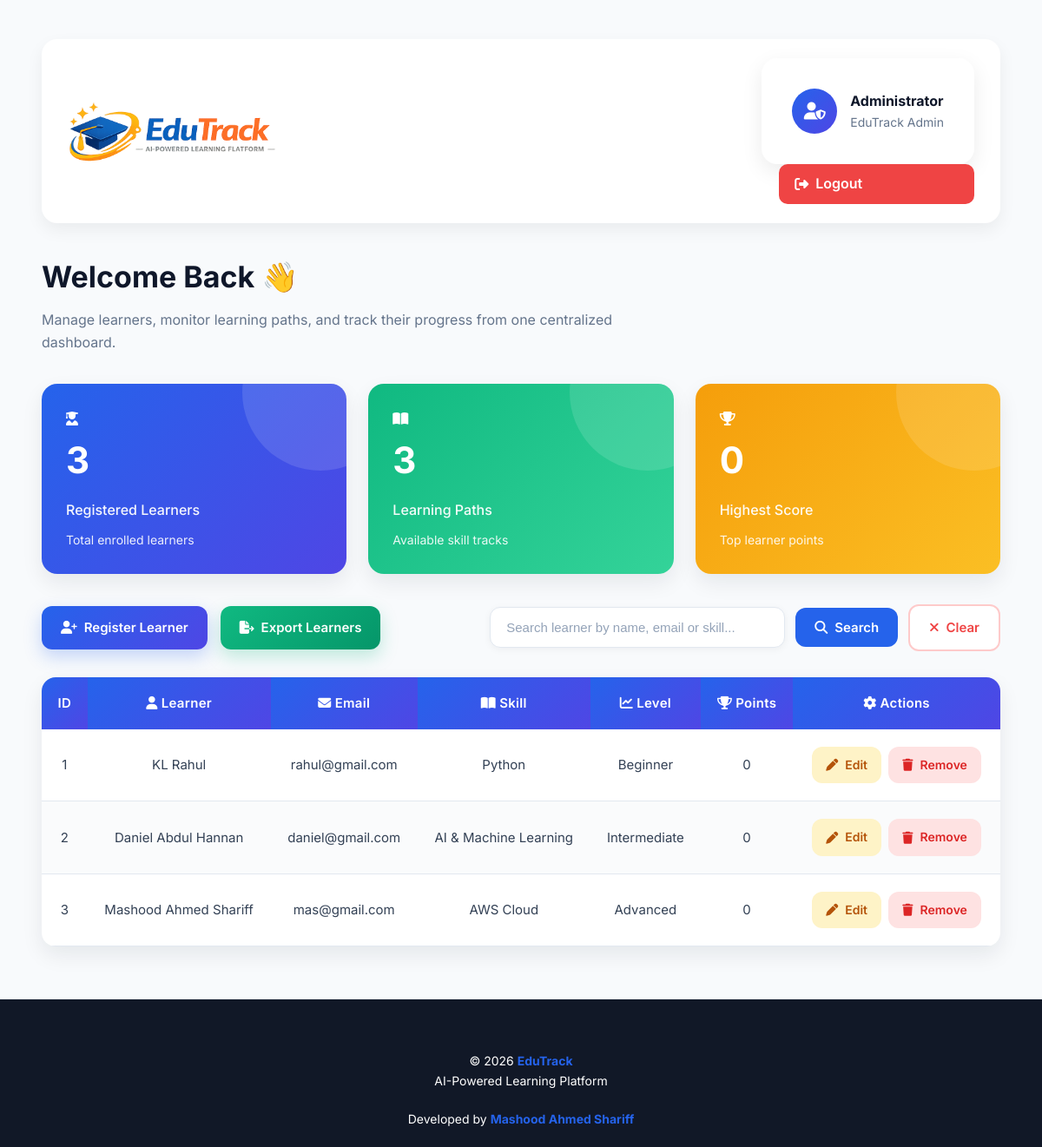
Screenshot of /admin/dashboard (signed in) with the database file from the repository.
### tables this page shows
CREATE TABLE learners(

        id INTEGER PRIMARY KEY AUTOINCREMENT,

        name TEXT NOT NULL,

        email TEXT UNIQUE NOT NULL,

        password TEXT NOT NULL,

        date_of_birth TEXT NOT NULL,

        skill TEXT NOT NULL,

        level TEXT NOT NULL,

        points INTEGER DEFAULT 0,

        joined_date TEXT NOT NULL

    );

### app.py (the view)
@app.route("/admin/dashboard")
def admin_dashboard():
    if "admin_id" not in session:
        return redirect(url_for("admin_login"))
    connection = sqlite3.connect("database/edutrack.db")
    connection.row_factory = sqlite3.Row
    cursor = connection.cursor()
    search_query = request.args.get("search")
    if search_query:
        cursor.execute("""
            SELECT * FROM learners
            WHERE name LIKE ?
               OR skill LIKE ?
               OR email LIKE ?
        """, (
            f"%{search_query}%",
            f"%{search_query}%",
            f"%{search_query}%"
        ))
    else:
        cursor.execute("SELECT * FROM learners")
    learners = cursor.fetchall()
    cursor.execute("SELECT COUNT(*) FROM learners")
    total_learners = cursor.fetchone()[0]
    cursor.execute("SELECT COUNT(DISTINCT skill) FROM learners")
    total_skills = cursor.fetchone()[0]
    cursor.execute("SELECT MAX(points) FROM learners")
    highest_points = cursor.fetchone()[0]
    if highest_points is None:
        highest_points = 0
    connection.close()
    return render_template(
        "admin_dashboard.html",
        learners=learners,
        search_query=search_query,
        total_learners=total_learners,
        total_skills=total_skills,
        highest_points=highest_points
    )

### templates/admin_dashboard.html (shortened to what this page needs)
<!DOCTYPE html>
<html lang="en">
<head>
    <link rel="stylesheet"
          href="{{ url_for('static', filename='css/style.css') }}">
    <link rel="stylesheet"
          href="https://cdnjs.cloudflare.com/ajax/libs/font-awesome/6.7.2/css/all.min.css">
</head>
<body>
<div class="container">
    <header class="navbar">
        <div class="nav-left">
            <img src="{{ url_for('static', filename='images/edutrack-logo.png') }}"
                alt="EduTrack Logo"
                class="navbar-logo">
        </div>
        <div class="nav-right">
            <div class="profile-card">
                <div class="profile-icon">
                    <i class="fa-solid fa-user-shield"></i>
                </div>
                <div>
                    <h4>Administrator</h4>
                    <p>EduTrack Admin</p>
                </div>
            </div>
            <a href="{{ url_for('admin_logout') }}"
            class="admin-logout-btn">
                <i class="fa-solid fa-right-from-bracket"></i>
                Logout
            </a>
        </div>
    </header>
    <section class="page-title">
        <h2>Welcome Back 👋</h2>
        <p>
            Manage learners, monitor learning paths, and track their progress
            from one centralized dashboard.
        </p>
    </section>
    <section class="dashboard">
        <div class="card students-card">
            <div class="card-icon">
                <i class="fa-solid fa-user-graduate"></i>
            </div>
            <h2>{{ total_learners }}</h2>
            <p>Registered Learners</p>
            <span>Total enrolled learners</span>
        </div>
        <div class="card courses-card">
            <div class="card-icon">
                <i class="fa-solid fa-book-open"></i>
            </div>
            <h2>{{ total_skills }}</h2>
            <p>Learning Paths</p>
            <span>Available skill tracks</span>
        </div>
        <div class="card emails-card">
            <div class="card-icon">
                <i class="fa-solid fa-trophy"></i>
            </div>
            <h2>{{ highest_points }}</h2>
            <p>Highest Score</p>
            <span>Top learner points</span>
        </div>
    </section>
    <section class="toolbar">
        <div class="left-buttons">
            <a href="{{ url_for('register_learner') }}"
               class="add-btn">
                <i class="fa-solid fa-user-plus"></i>
                Register Learner
            </a>
            <a href="{{ url_for('export_csv') }}"
               class="export-btn"
               onclick="return confirm('Download learner records?')">
                <i class="fa-solid fa-file-export"></i>
                Export Learners
            </a>
        </div>
        <form action="{{ url_for('home') }}"
              method="GET"
              class="search-form">
            <input
                type="text"
                name="search"
                placeholder="Search learner by name, email or skill..."
                value="{{ search_query if search_query else '' }}">
            <button type="submit"
                    class="search-btn">
                <i class="fa-solid fa-magnifying-glass"></i>
                Search
            </button>
            <a href="{{ url_for('home') }}"
               class="clear-btn">
                <i class="fa-solid fa-xmark"></i>
                Clear
            </a>
        </form>
    </section>
    <table>
        <thead>
        <tr>
            <th>ID</th>
            <th><i class="fa-solid fa-user"></i> Learner</th>
            <th><i class="fa-solid fa-envelope"></i> Email</th>
            <th><i class="fa-solid fa-book-open"></i> Skill</th>
            <th><i class="fa-solid fa-chart-line"></i> Level</th>
            <th><i class="fa-solid fa-trophy"></i> Points</th>
            <th><i class="fa-solid fa-gear"></i> Actions</th>
        </tr>
        </thead>
        <tbody>
        {% if learners %}
            {% for learner in learners %}
            <tr>
                <td>{{ learner["id"] }}</td>
                <td>{{ learner["name"] }}</td>
                <td>{{ learner["email"] }}</td>
                <td>{{ learner["skill"] }}</td>
                <td>{{ learner["level"] }}</td>
                <td>{{ learner["points"] }}</td>
                <td>
                    <a href="{{ url_for('edit_learner', id=learner['id']) }}"
                       class="edit-btn">
                        <i class="fa-solid fa-pen"></i>
                        Edit
                    </a>
                    <a href="{{ url_for('delete_learner', id=learner['id']) }}"
                       class="delete-btn"
                       onclick="return confirm('Delete this learner?')">
                        <i class="fa-solid fa-trash"></i>
                        Remove
                    </a>
                </td>
            </tr>
            {% endfor %}
        {% endif %}
        </tbody>
    </table>
</div>
<footer class="footer">
    <p>
        © 2026 <strong>EduTrack</strong>
        <br>
        AI-Powered Learning Platform
        <br><br>
        Developed by <strong>Mashood Ahmed Shariff</strong>
    </p>
</footer>
</body>
</html>

### rows the page displays
learners: id "1", name "KL Rahul", email "rahul@gmail.com", skill "Python", level "Beginner", points "0"
learners: id "2", name "Daniel Abdul Hannan", email "daniel@gmail.com", skill "AI & Machine Learning", level "Intermediate", points "0"
learners: id "3", name "Mashood Ahmed Shariff", email "mas@gmail.com", skill "AWS Cloud", level "Advanced", points "0"

### other values shown
{{ total_learners }} "3"
{{ total_skills }} "3"
{{ highest_points }} "0"
